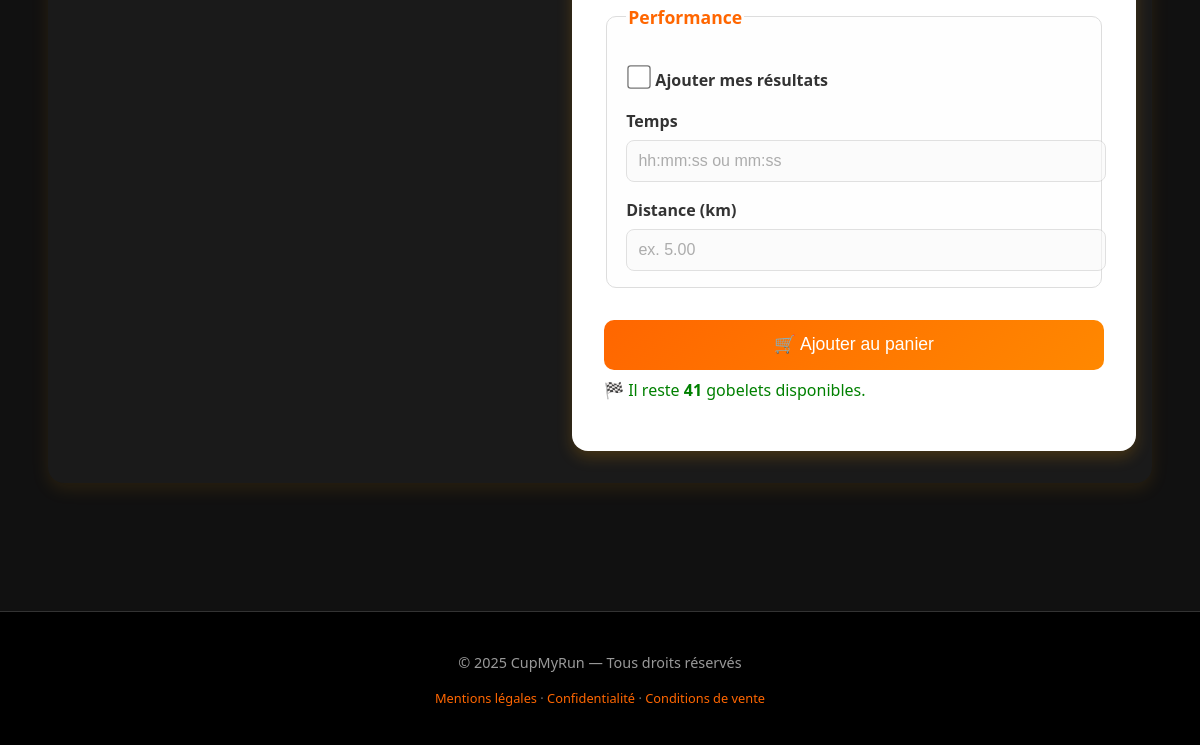
Page /gobelet (lower part) on the earlier database version.
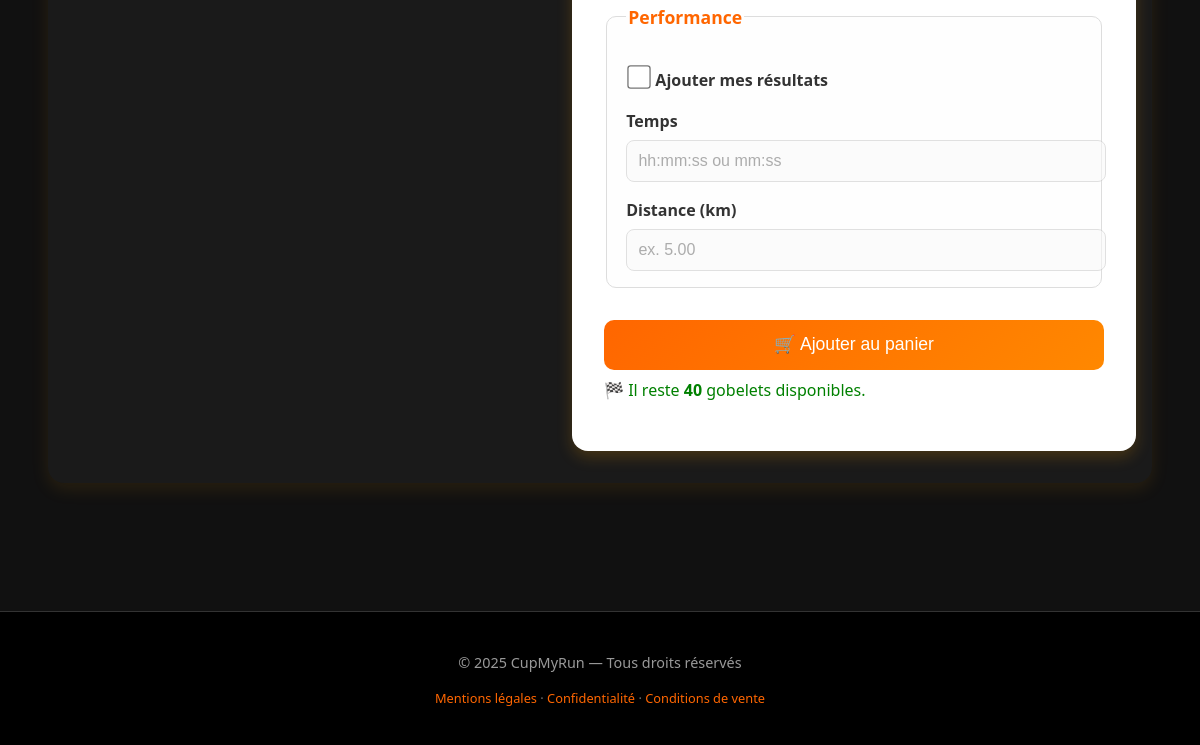
Same page on the later database version.
### models/db_database.py (models this page shows)
class Stock(db.Model):
    id = db.Column(db.Integer, primary_key=True)
    max_orders = db.Column(db.Integer, default=50)
    current_orders = db.Column(db.Integer, default=0)
    def remaining(self):
        return max(0, self.max_orders - self.current_orders)

### app.py (the view, shortened to what this page needs)
@app.route("/gobelet", methods=["GET", "POST"])
def gobelet():
    selected_activity = None
    user = None
    strava_token = None
    strava_connected = False
    print("\n🟢 [DEBUG] --- Accès à /gobelet ---")
    if "user_id" in session:
        user = User.query.get(session["user_id"])
        if user:
            strava_token = StravaService.get_token(user)
            strava_connected = bool(strava_token)
            user_has_strava_linked = bool(user.strava_access_token)
            selected_activity = session.get("selected_activity") if strava_token else None
            print(f"🟢 [DEBUG] Utilisateur connecté : {user.email if user else 'inconnu'}")
        else:
            session.pop("selected_activity", None)
            user_has_strava_linked = False
    else:
        token = session.get("strava_token")
        expires_at = session.get("strava_expires_at", 0)
        if token and time.time() < expires_at:
            strava_token = token
            strava_connected = True
            user_has_strava_linked = False
            selected_activity = session.get("selected_activity")
            print("🟢 [DEBUG] Session Strava invitée active.")
        else:
            session.pop("selected_activity", None)
            session.pop("strava_token", None)
            session.pop("strava_expires_at", None)
            user_has_strava_linked = False
            print("🔴 [DEBUG] Aucun token Strava valide en session.")
    if selected_activity:
        print(f"🟡 [DEBUG] Activité sélectionnée : {selected_activity.get('id')} / {selected_activity.get('name', 'N/A')}")
    else:
        print("🔴 [DEBUG] Aucune activité sélectionnée actuellement.")
    if selected_activity and selected_activity.get("id"):
        stl_url = url_for("export_stl", activity_id=selected_activity["id"])
        print(f"🟠 [DEBUG] URL STL générée : {stl_url}")
    else:
        stl_url = None
        print("🔴 [DEBUG] Aucune activité -> pas d’URL STL")
    strava_just_disconnected = session.pop("strava_just_disconnected", False)
    stock = Stock.query.first()
    print("✅ [DEBUG] Fin du traitement /gobelet.\n")
    return render_template(
        "gobelet.html",
        selected_activity=selected_activity,
        user=user,
        strava_connected=strava_connected,
        user_has_strava_linked=user_has_strava_linked,
        stl_url=stl_url,
        stock=stock,
    )

### app.py (called while the page is built, shortened)
@app.before_request
def check_session_timeout():
    now = datetime.utcnow()
    last_active = session.get("last_active_at")
    if "user_id" in session or "guest_billing" in session:
        session["last_active_at"] = now.strftime("%Y-%m-%d %H:%M:%S")

@app.before_request
def init_strava_stats():
    try:
        total = StravaService.recalculate_connected_count()
    except Exception as e:
        print(f"⚠️ Erreur au recalcul du compteur Strava au démarrage : {e}")

### services/strava_service.py (called while the page is built)
    @staticmethod
    def recalculate_connected_count():
        from models.db_database import AppStats, User, GuestStravaSession
        now = time.time()
        users_connected = User.query.filter(
            User.strava_access_token.isnot(None),
            User.strava_access_token != "",
            User.strava_token_expires_at > now
        ).count()
        guests_connected = GuestStravaSession.query.filter(
            GuestStravaSession.strava_token_expires_at > now
        ).count()
        total = users_connected + guests_connected
        stats = AppStats.query.first()
        if not stats:
            stats = AppStats(strava_connected_count=total)
            db.session.add(stats)
        else:
            stats.strava_connected_count = total
        db.session.commit()
        return total

### templates/gobelet.html (shortened to what this page needs)
{% extends "base.html" %}
{% block content %}
<main>
    <div class="product-page">
        <div class="product-image" style="text-align: center;">
        </div>
        <div class="product-info">
            <form class="product-form" enctype="multipart/form-data" method="post">
                <fieldset>
                    <legend>Performance</legend>
                    <label class="checkbox-row">
                        <input id="add-results" name="add_results" type="checkbox"
                               {% if selected_activity %}checked{% endif %}>
                        <span>Ajouter mes résultats</span>
                    </label>
                    <div id="results-fields">
                        <label>Temps</label>
                        <input id="time-input"
                               name="time"
                               value="{{ selected_activity.time if selected_activity else '' }}"
                               type="text"
                               inputmode="numeric"
                               placeholder="hh:mm:ss ou mm:ss">
                        <label>Distance (km)</label>
                        <input id="distance-input"
                               name="distance"
                               value="{{ selected_activity.distance if selected_activity else '' }}"
                               type="number"
                               step="0.01"
                               min="0.01"
                               placeholder="ex. 5.00">
                    </div>
                </fieldset>
                {% if stock and stock.remaining() > 0 %}
                <button type="submit" class="btn btn-primary">🛒 Ajouter au panier</button>
                <p style="color:green; margin-top:0.5rem;">
                    🏁 Il reste <strong>{{ stock.remaining() }}</strong> gobelets disponibles.
                </p>
                {% else %}
                <p style="color:red; font-weight:600; margin-top:1rem;">
                    ❌ Stock épuisé – de nouveaux gobelets seront bientôt disponibles !
                </p>
                {% endif %}
            </form>
        </div>
    </div>
</main>
{% endblock %}

### templates/base.html (shortened to what this page needs)
<!doctype html>
<html lang="fr">
<head>
    <link rel="stylesheet" href="{{ url_for('static', filename='style.css') }}">
    <link rel="stylesheet" href="{{ url_for('static', filename='mobile.css') }}" media="screen and (max-width: 768px)">
</head>
<body>
    <main>
        {% block content %}{% endblock %}
    </main>
    <footer>
        <p>&copy; {{ 2025 }} CupMyRun — Tous droits réservés</p>
        <p style="font-size:0.8rem; color:#777;">
            <a href="{{ url_for('mentions') }}" style="color:#ff6600; text-decoration:none;">Mentions légales</a> ·
            <a href="{{ url_for('confidentialite') }}" style="color:#ff6600; text-decoration:none;">Confidentialité</a> ·
            <a href="{{ url_for('conditions') }}" style="color:#ff6600; text-decoration:none;">Conditions de vente</a>
        </p>
    </footer>
</body>
</html>

### static/style.css (style rules this page uses)
body { font-family: 'Segoe UI', system-ui, sans-serif; margin: 0; padding: 0; line-height: 1.6; background-color: #111; color: #fff; transition: background 0.3s ease; }
main { padding: 2rem 1.5rem; }
footer { background: #000; color: #999; text-align: center; padding: 1rem; margin-top: 2rem; font-size: 0.9rem; border-top: 1px solid #333; }
.product-page { display: flex; flex-wrap: wrap; justify-content: center; gap: 2rem; width: 100%; margin: 2rem auto; padding: 2rem 1rem; background-color: #1a1a1a; border-radius: 16px; box-shadow: 0 6px 18px rgba(255, 165, 0, 0.1); box-sizing: border-box; }
.product-image { flex: 1 1 300px; text-align: center; }
.product-info { flex: 1 1 350px; max-width: 500px; background: #fff; color: #222; padding: 2rem; border-radius: 16px; box-shadow: 0 6px 16px rgba(255, 165, 0, 0.2); }
.product-form label { display: block; margin-top: 1rem; font-weight: 600; color: #333; }
.product-form input, .product-form select { width: 100%; padding: 0.7rem; margin-top: 0.3rem; border: 1px solid #ccc; border-radius: 8px; background: #f9f9f9; font-size: 1rem; transition: border-color 0.3s ease; }
.product-form fieldset { border: 1px solid #ddd; border-radius: 10px; padding: 1rem 1.2rem; margin-top: 1.5rem; background: #fefefe; }
.product-form legend { font-weight: bold; color: #ff6600; font-size: 1.1rem; }
.checkbox-row { display: flex; align-items: center; gap: 0.6rem; margin-top: 0.5rem; margin-bottom: 0.8rem; }
.checkbox-row input[type="checkbox"] { width: 18px; height: 18px; accent-color: #ff6600; cursor: pointer; }
.product-form input[disabled] { background: #f8f8f8; color: #999; cursor: not-allowed; }
button { margin-top: 2rem; width: 100%; padding: 0.9rem 1.2rem; font-size: 1.1rem; border: none; border-radius: 10px; background: linear-gradient(135deg, #ff6600, #ff8800); color: white; cursor: pointer; transition: background 0.3s ease, transform 0.2s ease; }
fieldset { border: 1px solid #ddd; border-radius: 8px; padding: 1rem; margin-top: 1.5rem; background: #fefefe; }
legend { font-weight: bold; color: #ff6600; font-size: 1.1rem; }
input[type="checkbox"] { accent-color: #ff6600; transform: scale(1.2); cursor: pointer; }
footer { background: #000; color: #999; text-align: center; padding: 1.5rem 1rem; font-size: 0.9rem; border-top: 1px solid #333; }
footer a { color: #ff6600; text-decoration: none; }
.checkbox-row { display: flex; align-items: center; gap: 0.6rem; margin: 0.6rem 0; cursor: pointer; }
.checkbox-row input[type="checkbox"] { transform: scale(1.3); accent-color: #ff6600; }
html, body { width: 100%; max-width: 100%; overflow-x: hidden; margin: 0; padding: 0; box-sizing: border-box; }
html, body { max-width: 100%; overflow-x: hidden; }

### static/mobile.css (style rules this page uses)
body { background-color: #111; color: #fff; font-family: 'Segoe UI', system-ui, sans-serif; margin: 0; padding: 0; line-height: 1.6; }
.container, .product-page, .form-box, .product-info { flex-direction: column; padding: 1rem; width: 100%; margin-bottom: 1.5rem; box-sizing: border-box; }
p, label { font-size: 1rem; line-height: 1.5; }
input, select, textarea, button { width: 100%; font-size: 1rem; padding: 0.9rem; border-radius: 10px; border: 1px solid #ccc; background: #f9f9f9; box-sizing: border-box; }
button, .btn, .btn-cta { width: 100%; font-size: 1rem; padding: 1rem; border-radius: 10px; border: none; background: linear-gradient(135deg, #ff6600, #ff8800); color: #fff; font-weight: 600; cursor: pointer; transition: background 0.3s ease, transform 0.2s ease; }
footer { background: #000; color: #999; text-align: center; padding: 1.5rem 1rem; font-size: 0.9rem; border-top: 1px solid #333; }
footer a { color: #ff6600; text-decoration: none; }
.product-page { align-items: center; justify-content: flex-start; background: #1a1a1a; border-radius: 12px; box-shadow: 0 2px 6px rgba(255,165,0,0.15); margin: 0; padding: 1rem; }
.product-image { width: 100%; text-align: center; }
.product-info { width: 95%; margin: 1rem auto; background: #fff; color: #222; border-radius: 12px; box-shadow: 0 2px 6px rgba(0,0,0,0.15); padding: 1.5rem; }
.product-info h2, .product-info p, .product-info label, .product-info legend { text-align: center; }
main { padding: 0; }

Differences in the rows shown:
changed Stock: remaining "41" → "40"
